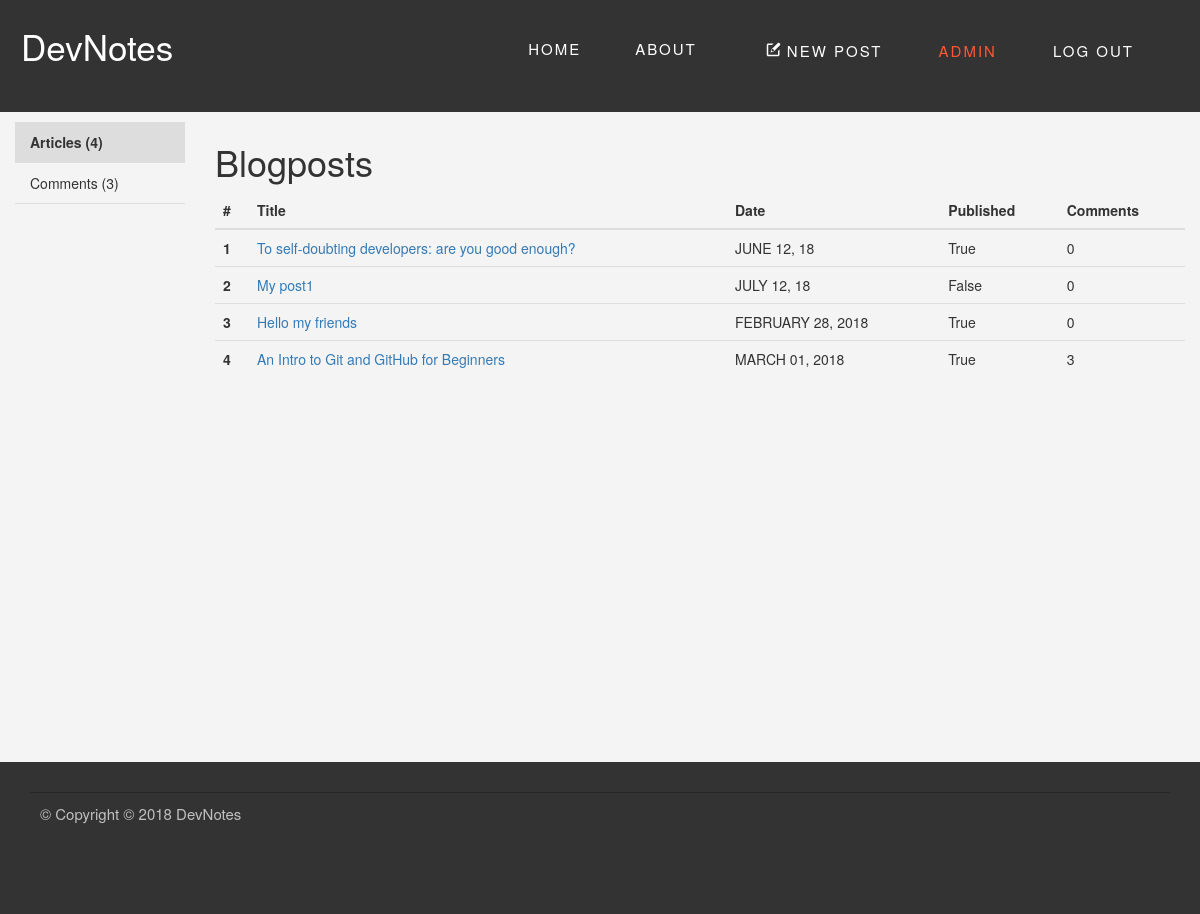
The page /admin/posts (signed in) on the database as committed earlier.
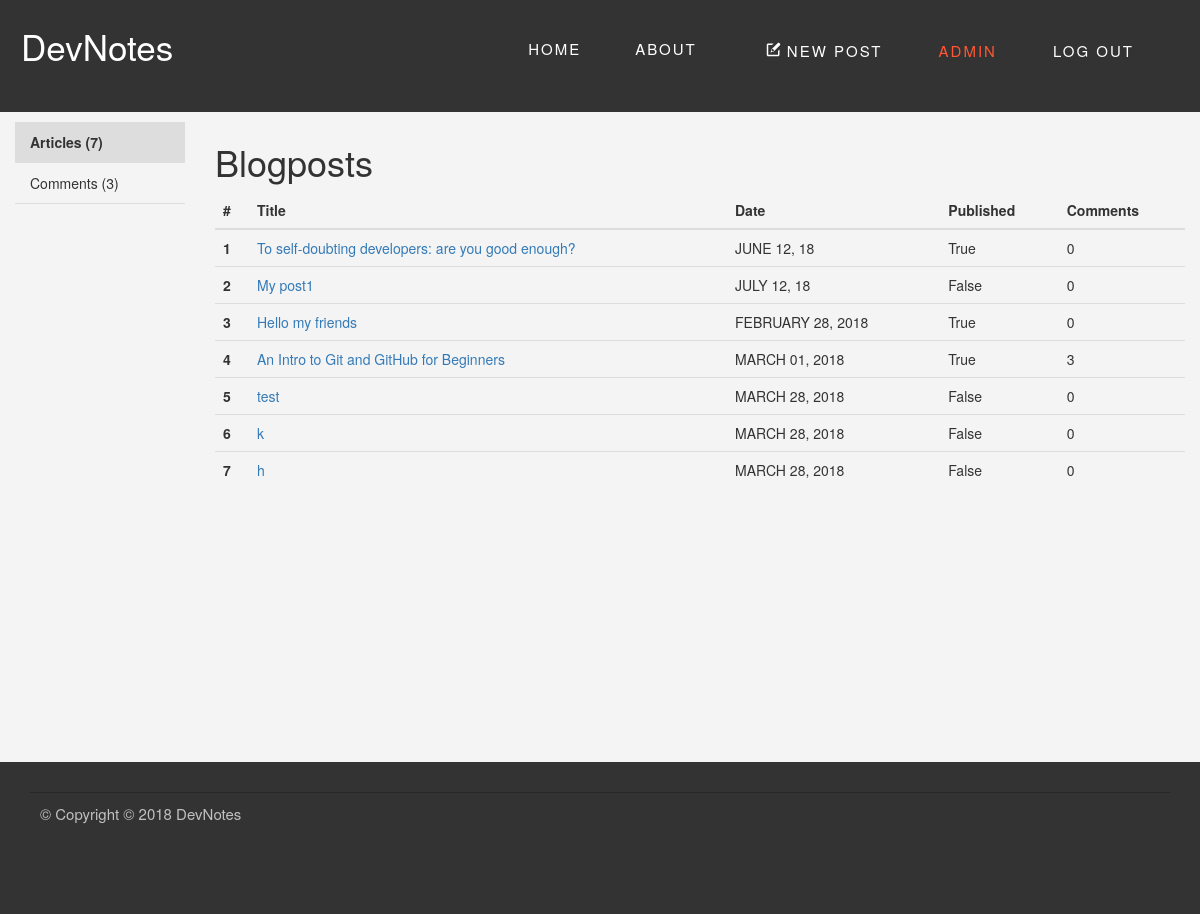
The same page on the database as committed later.
### my_blog/blueprints/blog/models.py (models this page shows, shortened)
class BlogPost(db.Model):
    id = db.Column(db.Integer, primary_key=True)
    _title = db.Column(db.String(128))
    date = db.Column(db.DateTime)
    content = db.Column(db.String)
    imagePath = db.Column(db.String)
    published = db.Column(db.Boolean)
    url = db.Column(db.String(128))
    _tags = db.relationship('Tag',
                            secondary=tags,
                            lazy='joined',
                            backref=db.backref('BlogPost',
                                               lazy='dynamic'))
    comments = db.relationship('Comment',
                               backref='blogpost',
                               lazy='dynamic')
    @staticmethod
    def get_all():
        return BlogPost.query.all()
    def formated_date(self):
        return "{0:%B %d, %Y}".format(self.date).upper()
    @property
    def title(self):
        return self._title
    @property
    def tags(self):
        return ",".join([tag.name for tag in self._tags])
    @tags.setter
    def tags(self, string):
        if string:
            self._tags = [Tag.get_or_create(tag)
                          for tag in string.split(',')]
        else:
            self._tags = []

### my_blog/blueprints/admin/views.py (the view)
@admin.route('/')
@admin.route('/posts')
@login_required
def blogposts_panel():
    return render_template('admin-posts_panel.html',
                           blogposts=BlogPost.get_all(),
                           comments=Comment.get_all(),
                           blogposts_qty=len(BlogPost.get_all()),
                           comments_qty=len(Comment.get_all()))

### my_blog/app.py (called while the page is built)
@login_manager.user_loader
def load_user(user_id):
    u = User.query.get(user_id)
    return u

### my_blog/blueprints/blog/models.py (called while the page is built)
    @staticmethod
    def get_all():
        return Comment.query.all()

### my_blog/blueprints/admin/templates/admin-posts_panel.html (shortened to what this page needs)
{% extends "base.html" %}
{% block header %}
  <div class="header--standard">
    <nav class="navbar" role="navigation">
      <a class="navbar__logo" href="{{url_for('main.index')}}">DevNotes</a>
      <div class="navbar-main">
        <a class="navbar-item" href="{{url_for('main.index')}}">HOME</a>
        <a class="navbar-item" href="#">ABOUT</a>
        {% if current_user.is_authenticated %}
          <div class="navbar-admin">
          <a class="navbar-item" href="{{url_for('blog.add')}}">
            <svg class="icon">
              <use xlink:href="{{ url_for('static', filename='img/sprite.svg#icon-new-message') | replace('%23', '#')}}"></use>
            </svg>
            NEW POST
          </a>
          <a class="navbar-item active" href="{{url_for('admin.blogposts_panel')}}">
            ADMIN
          </a>
          <a class="navbar-item" href="{{url_for('auth.logout')}}">LOG OUT</a>
          </div>
        {% endif %}
      </div>
    </nav>
  </div>
{% endblock %}
{% block content %}
<div class="col-md-2 admin-panel">
  <ul class="nav flex-column">
    <li class="nav-item active ">
      <a class="nav-link active " href="#">Articles ({{ blogposts_qty}})</a>
    </li>
    <li class="nav-item">
      <a class="nav-link" href="{{ url_for('admin.comments_panel') }}">Comments ({{ comments_qty }})</a>
    </li>
  </ul>
</div>
<div class="col-md-10">
  <h1>
    Blogposts
  </h1>
  {% if blogposts %}
    <table class="table">
      <thead>
        <tr>
          <th scope="col">#</th>
          <th scope="col">Title</th>
          <th scope="col">Date</th>
          <th scope="col">Published</th>
          <th scope="col">Comments</th>
        </tr>
      </thead>
      <tbody>
        {% for blogpost in blogposts %}
          <tr>
            <th scope="row">{{blogpost.id}}</th>
            <td><a href="{{url_for('blog.read', post_url=blogpost.url)}}">{{blogpost.title}}</a></td>
            <td>{{blogpost.formated_date()}}</td>
            <td>{{blogpost.published}}</td>
            <td>{{blogpost.comments.count()}}</td>
          </tr>
        {% endfor %}
      </tbody>
    </table>
  {% else %}
    <p>There is no posts yet.</p>
  {% endif %}
</div>
{% endblock %}

### my_blog/templates/base.html (shortened to what this page needs)
<!doctype html>
  <head>
    <link rel="stylesheet" href="{{ url_for('static', filename='css/bootstrap.min.css')}}">
    <link rel="stylesheet" href="{{ url_for('static', filename='css/bootstrap-theme.min.css')}}">
    <link rel="stylesheet" href="{{ url_for('static', filename='css/main.css')}}">
  </head>
  <body>
    <header class="header">
      {% block header %}{% endblock %}
    </header>
    <div class="container main-container">
      <div class="row">
        {% block content %}{% endblock %}
      </div>
    </div>
  </body>
  <footer class="footer">
    <div class="Copyright">
      <p>&copy; Copyright © 2018 DevNotes</p>
    </div>
  </footer>
</html>

### my_blog/static/css/main.css (style rules this page uses)
body { background:#F4F4F4; margin:0; font-family: Oswald, "Helvetica Neue", Arial, Helvetica, Verdana, sans-serif; }
.container { width:auto; box-sizing: border-box; }
header { vertical-align: middle; margin-bottom: 1rem; }
header { min-height:10vh; }
.main-container { min-height:80vh; }
.footer { min-height:10vh; }
.header--standard { height: 14vh; background: #333; }
.navbar { position:absolute; top:0; width: 100%; z-index: 50; margin-bottom: 0; vertical-align: middle; padding:1rem; }
.navbar-main, .navbar-admin { display: inline-block; padding:1.5rem; height:100%; vertical-align: middle; }
.header--standard .navbar-main { float: right; }
.navbar-item { height: 5rem; padding: 2.5rem; font-size: 18px; line-height: 20px; color: white; font-size: 1.5rem; letter-spacing: 2px; }
.navbar-main a.navbar-item.active { color:#FF5733; cursor:default; }
.navbar__logo, .navbar__logo:active { padding:1rem; font-family: Oswald, "Helvetica Neue", Arial, Helvetica, Verdana, sans-serif; display:inline-block; text-align: left; color:white; font-size:3.5rem; background-color: white; color: transparent; text-shadow:none; -webkit-background-clip: text; -moz-background-clip: text; background-clip: text; text-decoration:none; }
.admin-panel a, .admin-panel a:active, .admin-panel a:hover { color:#333333; text-decoration:none; }
.admin-panel a.active, .admin-panel .nav-item.active, .nav>li>a.active:hover { cursor:default; font-weight:bold; background:#DDDDDD; }
.admin-panel li { border-bottom:1px #DDDDDD solid; }
.icon { fill: currentColor; height:1.5rem; width:1.5rem; }
.footer { padding: 2rem; background-color:#333333; color: silver; font-size: 1.5rem; }
.Copyright { border-top: 1px solid #272727; margin:1rem 1rem 5rem; padding: 1rem; }

Rows that differ between the two databases and show on the page:
added BlogPost: id "5", title "test", formated_date "MARCH 28, 2018", published "False", comments.count "0"
added BlogPost: id "6", title "k", formated_date "MARCH 28, 2018", published "False", comments.count "0"
added BlogPost: id "7", title "h", formated_date "MARCH 28, 2018", published "False", comments.count "0"
Other text that changed with them:
{{ blogposts_qty }}: "4" → "7"
